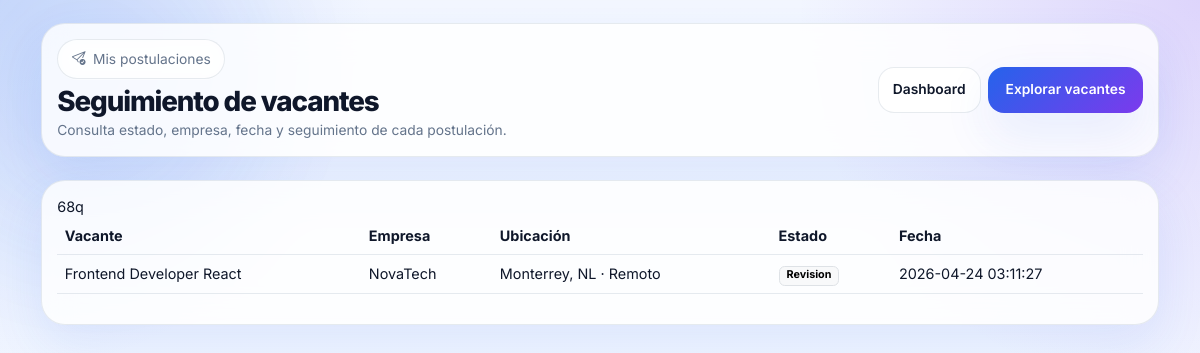
The app's page /applications.php (signed in) with its own data.
### tables this page shows
CREATE TABLE applications (
  id INT AUTO_INCREMENT PRIMARY KEY,
  job_id INT NOT NULL,
  user_id INT NOT NULL,
  status ENUM('enviada','revision','aceptada','rechazada') DEFAULT 'enviada',
  created_at TIMESTAMP DEFAULT CURRENT_TIMESTAMP,
  CONSTRAINT fk_app_job FOREIGN KEY (job_id) REFERENCES jobs(id) ON DELETE CASCADE,
  CONSTRAINT fk_app_user FOREIGN KEY (user_id) REFERENCES users(id) ON DELETE CASCADE,
  UNIQUE KEY uniq_application (job_id, user_id)
);

CREATE TABLE jobs (
  id INT AUTO_INCREMENT PRIMARY KEY,
  company_id INT NOT NULL,
  title VARCHAR(180) NOT NULL,
  description TEXT NOT NULL,
  technology VARCHAR(180) NULL,
  modality ENUM('Remoto','Presencial','Híbrido') DEFAULT 'Híbrido',
  employment_type VARCHAR(80) DEFAULT 'Tiempo completo',
  experience_required VARCHAR(60) DEFAULT 'Mid',
  location VARCHAR(150) NULL,
  salary_min DECIMAL(10,2) DEFAULT 0,
  salary_max DECIMAL(10,2) DEFAULT 0,
  status ENUM('active','paused','closed') DEFAULT 'active',
  created_at TIMESTAMP NULL DEFAULT CURRENT_TIMESTAMP,
  CONSTRAINT fk_job_company FOREIGN KEY (company_id) REFERENCES companies(id) ON DELETE CASCADE
);

CREATE TABLE companies (
  id INT AUTO_INCREMENT PRIMARY KEY,
  user_id INT NOT NULL,
  name VARCHAR(150) NOT NULL,
  description TEXT NULL,
  location VARCHAR(150) NULL,
  website VARCHAR(255) NULL,
  logo VARCHAR(255) NULL,
  latitude DECIMAL(10,6) NULL,
  longitude DECIMAL(10,6) NULL,
  verified TINYINT(1) NOT NULL DEFAULT 0,
  active_jobs INT NOT NULL DEFAULT 0,
  CONSTRAINT fk_company_user FOREIGN KEY (user_id) REFERENCES users(id) ON DELETE CASCADE
);

### config/database.php (called while the page is built, shortened)
<?php
function db(): PDO {
    $dsn = sprintf('mysql:host=%s;dbname=%s;charset=%s', DB_HOST, DB_NAME, DB_CHARSET);
    try {
        $pdo = new PDO($dsn, DB_USER, DB_PASS, [
            PDO::ATTR_ERRMODE => PDO::ERRMODE_EXCEPTION,
            PDO::ATTR_DEFAULT_FETCH_MODE => PDO::FETCH_ASSOC,
        ]);
        return $pdo;
    } catch (PDOException $e) {
        die("Error de conexión: " . $e->getMessage());
    }
}

### app/helpers/helpers.php (called while the page is built, shortened)
<?php
function e(?string $value): string { return htmlspecialchars((string)$value, ENT_QUOTES, 'UTF-8'); }

### applications.php (the view, shortened to what this page needs)
<?php
require_once __DIR__ . '/app/helpers/helpers.php';
require_once __DIR__ . '/config/database.php';
require_auth(); $u=current_user(); if($u['role']!=='talent') redirect('/dashboard.php');
$rows = db()->prepare('SELECT a.*, j.title, j.location, j.modality, c.name company_name FROM applications a JOIN jobs j ON j.id=a.job_id LEFT JOIN companies c ON c.id=j.company_id WHERE a.user_id=? ORDER BY a.created_at DESC'); $rows->execute([$u['id']]); $applications=$rows->fetchAll();
?><!doctype html><html lang="es"><head><meta charset="utf-8"><meta name="viewport" content="width=device-width, initial-scale=1"><link rel="preconnect" href="https://fonts.googleapis.com"><link rel="preconnect" href="https://fonts.gstatic.com" crossorigin><link href="https://fonts.googleapis.com/css2?family=Inter:wght@400;500;600;700;800&display=swap" rel="stylesheet"><link rel="stylesheet" href="https://cdn.jsdelivr.net/npm/bootstrap@5.3.3/dist/css/bootstrap.min.css"><link rel="stylesheet" href="https://cdn.jsdelivr.net/npm/bootstrap-icons@1.11.3/font/bootstrap-icons.min.css"><link rel="stylesheet" href="assets/css/styles.css"><title>Postulaciones</title></head><body class="page-shell"><div class="container py-4"><div class="glass-card mb-4"><div class="d-flex justify-content-between align-items-center"><div><span class="pill-stat mb-2"><i class="bi bi-send-check"></i> Mis postulaciones</span><h1 class="section-title mb-1">Seguimiento de vacantes</h1><p class="section-subtitle mb-0">Consulta estado, empresa, fecha y seguimiento de cada postulación.</p></div><div class="d-flex gap-2"><a class="btn btn-soft" href="dashboard.php">Dashboard</a><a class="btn btn-gradient" href="jobs.php">Explorar vacantes</a></div></div></div><div class="panel-card"><div class="table-responsive"><table class="table table-premium align-middle"><thead>68q<th>Vacante</th><th>Empresa</th><th>Ubicación</th><th>Estado</th><th>Fecha</th> </thead><tbody><?php foreach($applications as $a): ?> <tr><td><?= e($a['title']) ?></td><td><?= e($a['company_name']) ?></td><td><?= e($a['location']) ?> · <?= e($a['modality']) ?></td><td><span class="badge text-bg-light border text-capitalize"><?= e($a['status']) ?></span></td><td><?= e($a['created_at']) ?></td></tr><?php endforeach; ?></tbody></table></div></div></div><script src="https://cdn.jsdelivr.net/npm/bootstrap@5.3.3/dist/js/bootstrap.bundle.min.js"></script><script src="assets/js/app.js"></script></body></html>

### assets/css/styles.css (style rules this page uses)
:root { --bg:#f3f7ff; --bg-soft:#eef4ff; --surface:rgba(255,255,255,.82); --surface-solid:#ffffff; --surface-2:#f2f6ff; --surface-3:#edf2ff; --text:#0f172a; --muted:#64748b; --primary:#2563eb; --primary-2:#7c3aed; --accent:#06b6d4; --success:#10b981; --warning:#f59e0b; --danger:#ef4444; --border:rgba(148,163,184,.22); --shadow:0 20px 50px rgba(37,99,235,.10); --shadow-lg:0 30px 80px rgba(15,23,42,.16); --radius:24px; }
* { box-sizing:border-box }
html,body { min-height:100% }
body { margin:0; color:var(--text); font-family:'Inter',system-ui,-apple-system,Segoe UI,Roboto,sans-serif; background: radial-gradient(circle at 0% 0%, rgba(37,99,235,.16), transparent 26%), radial-gradient(circle at 100% 0%, rgba(124,58,237,.18), transparent 28%), radial-gradient(circle at 100% 100%, rgba(6,182,212,.12), transparent 24%), linear-gradient(180deg,var(--bg),var(--bg-soft)); transition:background .28s ease,color .28s ease; overflow-x:hidden; }
a { text-decoration:none;color:inherit }
.text-secondary,.section-subtitle,small,.small,.text-muted { color:var(--muted)!important }
.page-shell { position:relative }
.page-shell::before,.page-shell::after { content:"";position:fixed;z-index:-1;filter:blur(60px);opacity:.45;border-radius:999px;pointer-events:none; }
.page-shell::before { width:340px;height:340px;background:rgba(37,99,235,.18);top:-90px;left:-80px }
.page-shell::after { width:300px;height:300px;background:rgba(124,58,237,.20);right:-80px;bottom:-60px }
.btn-gradient,.btn-soft,.btn-glass,.btn-outline-lightish { border-radius:16px;padding:.86rem 1.15rem;font-weight:600;transition:transform .22s ease, box-shadow .22s ease, background .22s ease, color .22s ease; }
.btn-gradient { background:linear-gradient(135deg,var(--primary),var(--primary-2)); border:none;color:#fff;box-shadow:var(--shadow); }
.btn-soft { background:var(--surface);border:1px solid var(--border);color:var(--text) }
.hero-card,.metric-card,.panel-card,.profile-card,.chat-card,.premium-card,.auth-card,.filter-card,.glass-card,.stat-card { background:var(--surface);backdrop-filter:blur(16px);-webkit-backdrop-filter:blur(16px); border:1px solid var(--border);border-radius:var(--radius);box-shadow:var(--shadow); }
.hero-card,.metric-card,.panel-card,.profile-card,.chat-card,.premium-card,.auth-card,.filter-card,.glass-card,.stat-card { padding:1.3rem }
.pill-stat { display:inline-flex;align-items:center;gap:.5rem;padding:.6rem .9rem;border-radius:999px;background:rgba(255,255,255,.58);border:1px solid var(--border);font-size:.92rem;color:var(--muted);backdrop-filter:blur(10px) }
.section-title { font-size:clamp(1.7rem,3.5vw,2.35rem);font-weight:800;letter-spacing:-.04em }
.table-premium { --bs-table-bg:transparent;--bs-table-color:var(--text);--bs-table-border-color:var(--border) }
.table-premium td,.table-premium th { background:transparent!important }
.sidebar-premium,.navbar-premium,.container-fluid,.glass-card { overflow:visible }
.page-shell, .page-shell .container-fluid, .page-shell .row, .sidebar-premium, .sidebar-premium .d-flex.justify-content-between.align-items-center.mb-4, .sidebar-premium .d-flex.gap-2.align-items-center, .sidebar-premium .dropdown { position:relative; overflow:visible !important; }
.page-shell main, .page-shell .glass-card, .page-shell .premium-card, .page-shell .panel-card, .page-shell .metric-card, .page-shell .chat-card, .page-shell .profile-card { position:relative; z-index:1; }
html { font-size:15px }
body { font-size:.96rem }
.btn,.form-control,.form-select { font-size:.92rem }
.btn-soft { padding:.72rem .95rem;border-radius:16px }
.hero-card,.metric-card,.panel-card,.profile-card,.chat-card,.premium-card,.auth-card,.filter-card,.glass-card,.stat-card { padding:1rem;border-radius:24px }
.section-title { font-size:1.85rem;line-height:1.08 }
.section-subtitle { font-size:.92rem }
.btn,.dropdown-item,.nav-link,.user-chip,[role="button"],button { position:relative;z-index:2;pointer-events:auto;touch-action:manipulation }
.btn { display:inline-flex;align-items:center;justify-content:center;gap:.45rem;min-height:44px }
.sidebar-premium .nav-link, .panel-quicklinks .btn, .showcase-card .btn, .entity-list-card .btn, a.btn { cursor:pointer }

### records on screen
applications: job.title "Frontend Developer React", companies.name "NovaTech", job.location "Monterrey, NL", job.modality "Remoto", status "Revision", created_at "2026-04-24 03:11:27"
